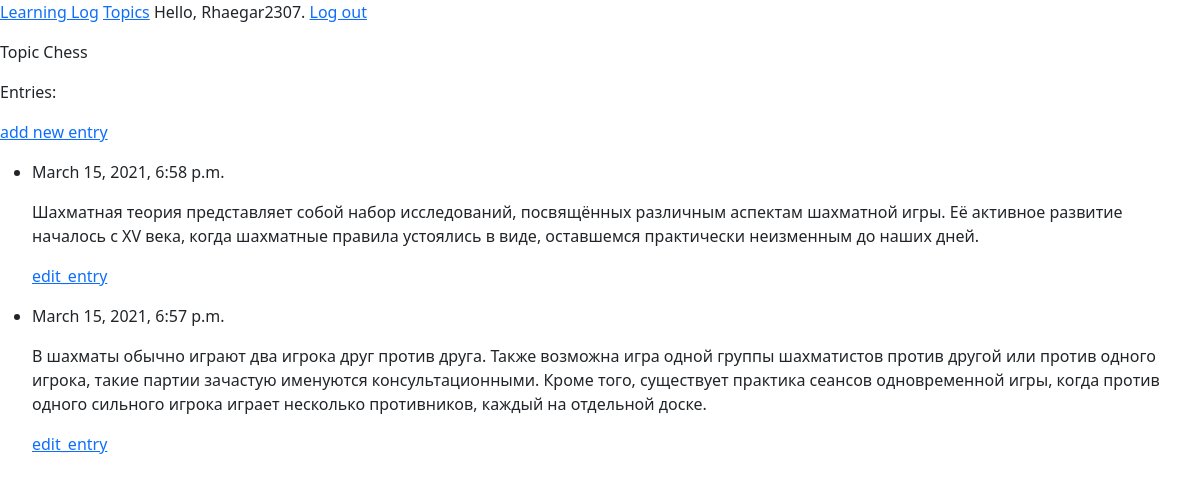
The page /topics/1 (signed in) on the database its author committed.
### log_app/models.py (models this page shows, shortened)
class Topic(models.Model):
    text = models.CharField(max_length=200)
    date_added = models.DateTimeField(auto_now_add=True)
    owner = models.ForeignKey(User, on_delete=models.CASCADE)
    def __str__(self):
        return self.text

class Entry(models.Model):
    topic = models.ForeignKey(Topic, on_delete=models.CASCADE)
    text = models.TextField()
    date_added = models.DateTimeField(auto_now_add=True)
    class Meta:
        verbose_name_plural = 'entries'

### log_app/views.py (the view)
# urls.py: path('topics/<int:topic_id>', views.topic, name='topic'),
@login_required
def topic(request, topic_id):
    topic = Topic.objects.get(id=topic_id)
    if topic.owner != request.user:
        raise 404
    entries = topic.entry_set.order_by('-date_added')
    context = {'topic': topic, 'entries':entries}
    return render(request, 'topic.html', context)

### log_app/templates/topic.html
{% extends 'base.html' %}
{% block content %}
 <p>Topic {{topic}}</p>
 <p>Entries:</p>
   <p>
       <a href="{% url 'new_entry' topic.id %}">add new entry</a>
   </p>
 <ul>
     {% for entry in entries %}
     <li>
         <p>{{entry.date_added}}</p>
         <p>{{entry.text}}</p>
            <p>
                <a href="{% url 'edit_entry' entry.id %}">edit_entry</a>
            </p>
     </li>
     {% empty %}
     <li>
         There are no entries for this topic yet
     </li>
     {% endfor %}
 </ul>
{% endblock content %}

### log_app/templates/base.html (shortened to what this page needs)
<p>
<link href="https://cdn.jsdelivr.net/npm/bootstrap@5.0.0-beta2/dist/css/bootstrap.min.css" rel="stylesheet">
<a href='{% url "index" %}'>Learning Log</a>
  <a href='{% url "topics" %}'>Topics</a>
  {% if user.is_authenticated %}
    Hello, {{ user.username }}.
    <a href="{% url 'logout_view' %}"> Log out</a>
  {% else %}
    <a href="{% url 'register' %}">Register</a>
    <a href="{% url 'login' %}">Log in</a>
  {% endif %}
</p>
{% block content %}{% endblock %}

### rows shown on the page
Topic: text "Chess"
Entry: date_added "March 15, 2021, 6:58 p.m.", text "Шахматная теория представляет собой набор исследований, посвящённых различным аспектам шахматной игры. Её активное развитие началось с XV века, когда шахматные правила устоялись в виде, оставшемся практически неизменным до наших дней."
Entry: date_added "March 15, 2021, 6:57 p.m.", text "В шахматы обычно играют два игрока друг против друга. Также возможна игра одной группы шахматистов против другой или против одного игрока, такие партии зачастую именуются консультационными. Кроме того, существует практика сеансов одновременной игры, когда против одного сильного игрока играет несколько противников, каждый на отдельной доске."

### other values the page prints
{{ user.username }} "Rhaegar2307"
